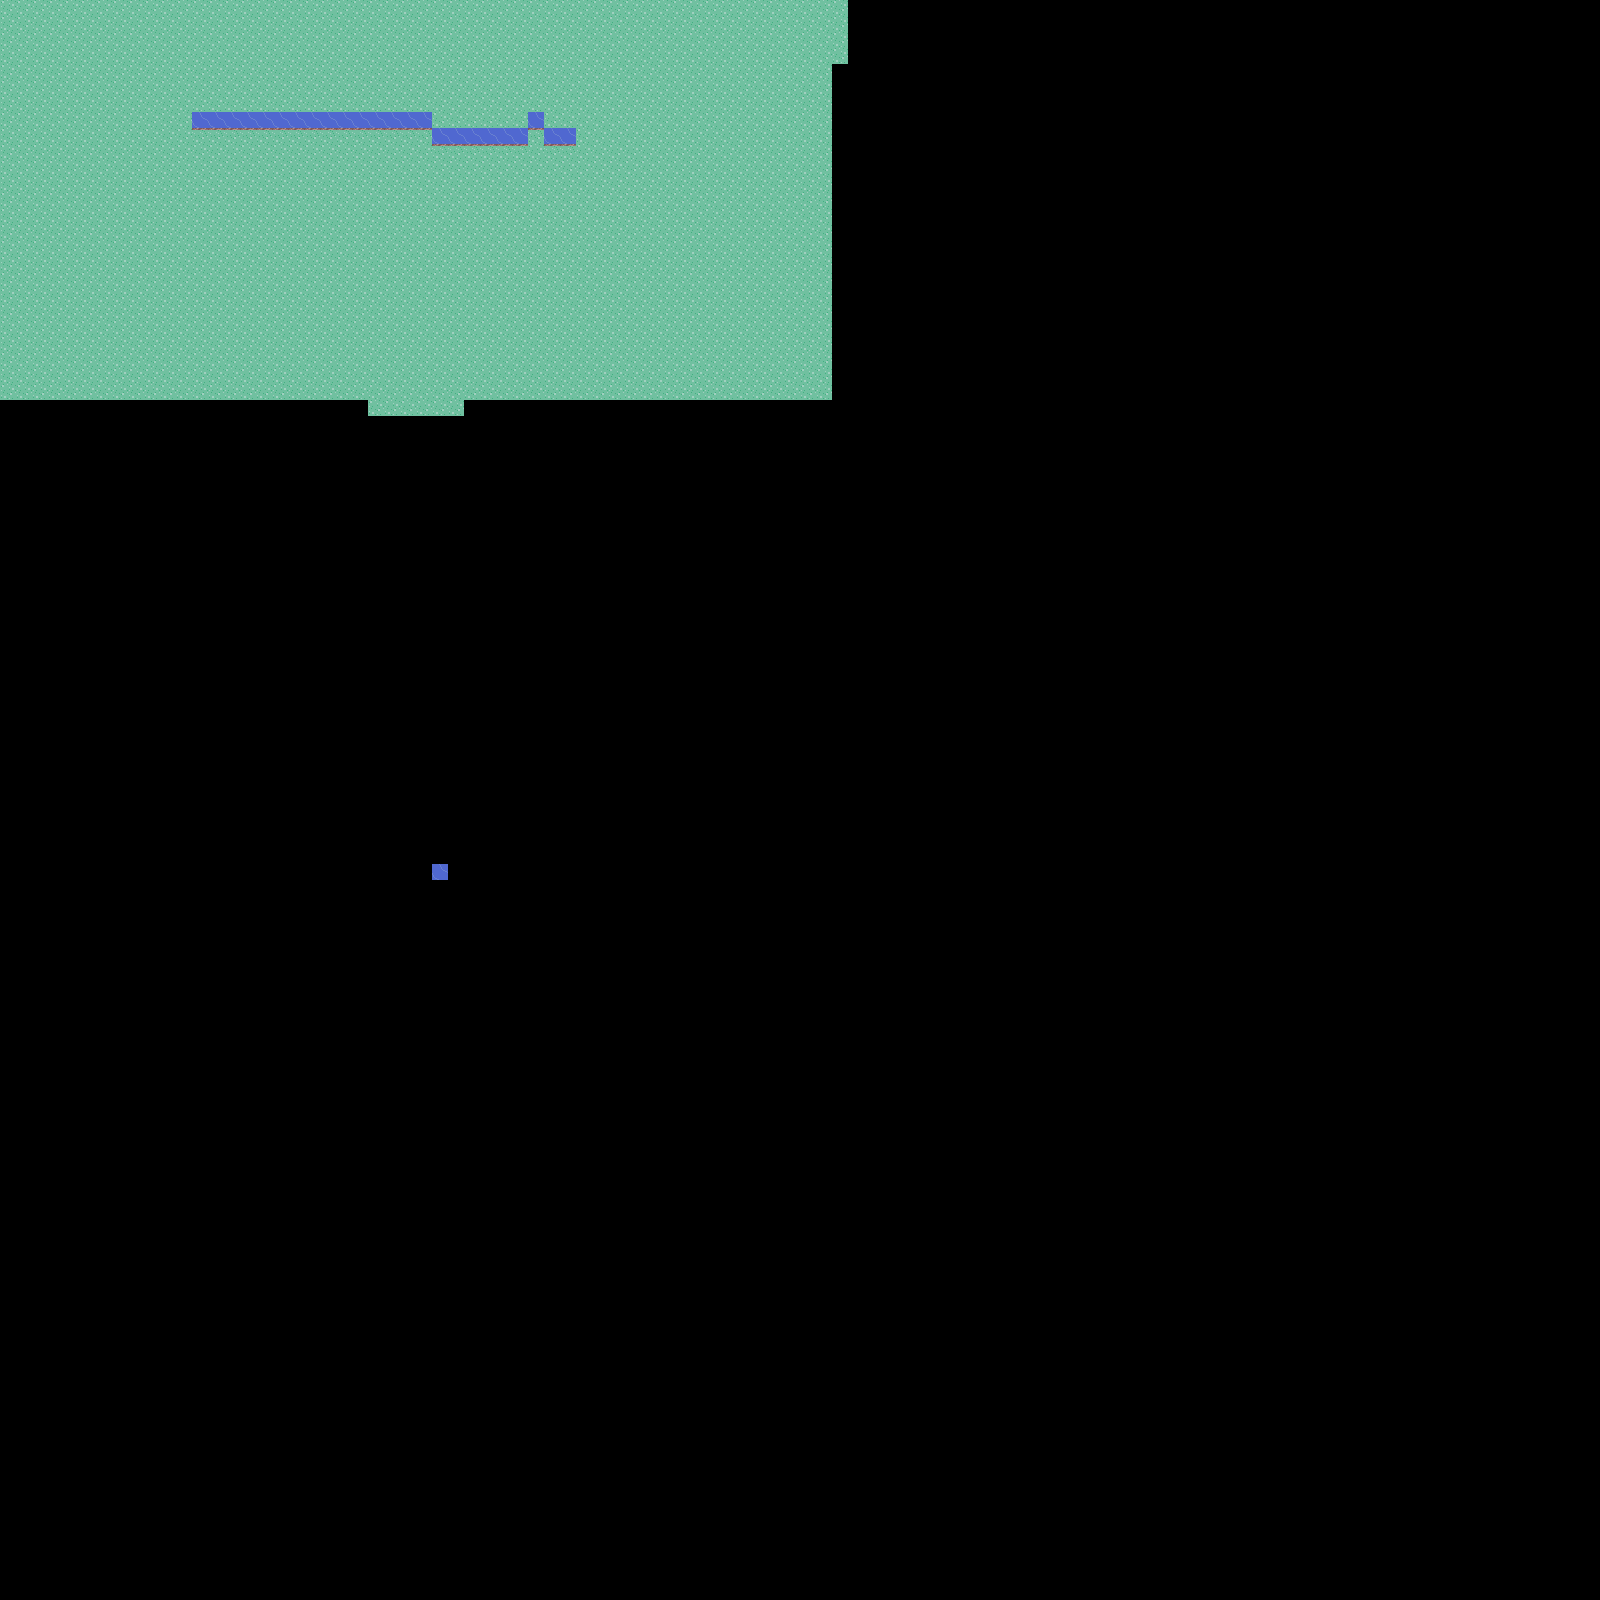

This is a level from a 2D game, rendered from its Tiled map with the project's own tilesets. A one-line summary and the map file follow, with tile-layer data summarised:
An orthogonal 100x100 tile map with 16x16 px tiles, 1 tile layer (Ground).

<map version="1.2" tiledversion="1.3.4" orientation="orthogonal" renderorder="right-down" width="100" height="100" tilewidth="16" tileheight="16" infinite="0" nextlayerid="12" nextobjectid="1">
 <tileset firstgid="1" source="BasicExterior.tsx" />
 <layer id="1" name="Ground" width="100" height="100">
  <data>[10000 cells, 1311 non-empty, 3 distinct tile ids]</data>
 </layer>
</map>
